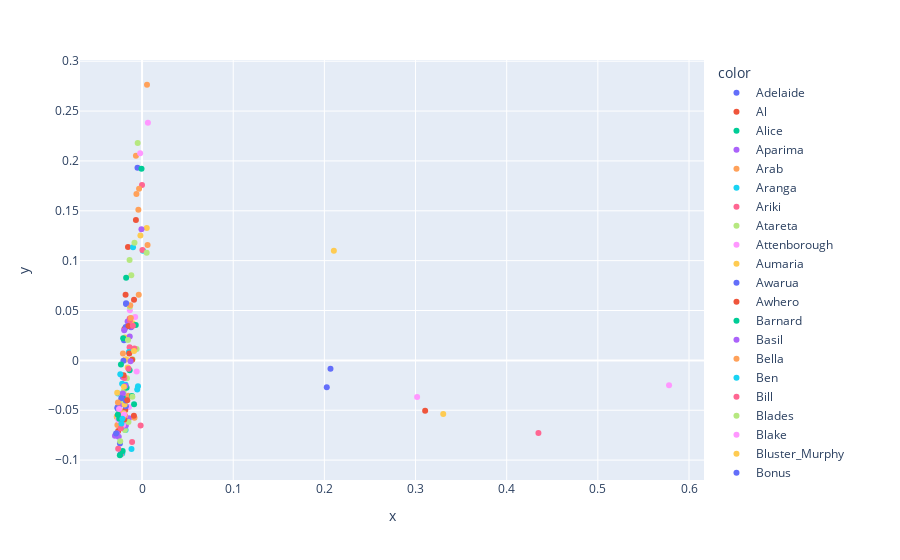

Source (notebook cell):
### Code cell
px.scatter(x=plink2["PC1"], y=plink2["PC2"], color=plink2["#IID"])
